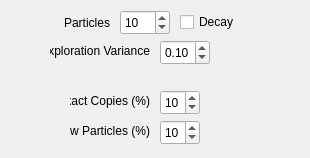
<?xml version="1.0" encoding="UTF-8"?>
<ui version="4.0">
 <class>ParametersParticleFilters</class>
 <widget class="QWidget" name="ParametersParticleFilters">
  <property name="geometry">
   <rect>
    <x>0</x>
    <y>0</y>
    <width>310</width>
    <height>158</height>
   </rect>
  </property>
  <property name="windowTitle">
   <string>Form</string>
  </property>
  <widget class="QDoubleSpinBox" name="varianceSpin">
   <property name="geometry">
    <rect>
     <x>160</x>
     <y>40</y>
     <width>50</width>
     <height>25</height>
    </rect>
   </property>
   <property name="font">
    <font>
     <pointsize>9</pointsize>
    </font>
   </property>
   <property name="toolTip">
    <string>&lt;!DOCTYPE HTML PUBLIC &quot;-//W3C//DTD HTML 4.0//EN&quot; &quot;http://www.w3.org/TR/REC-html40/strict.dtd&quot;&gt;
&lt;html&gt;&lt;head&gt;&lt;meta name=&quot;qrichtext&quot; content=&quot;1&quot; /&gt;&lt;style type=&quot;text/css&quot;&gt;
p, li { white-space: pre-wrap; }
&lt;/style&gt;&lt;/head&gt;&lt;body style=&quot; font-family:'Lucida Grande'; font-size:9pt; font-weight:400; font-style:normal;&quot;&gt;
&lt;p style=&quot; margin-top:0px; margin-bottom:0px; margin-left:0px; margin-right:0px; -qt-block-indent:0; text-indent:0px;&quot;&gt;Amount of exploration that each particle does at every iteration&lt;/p&gt;&lt;/body&gt;&lt;/html&gt;</string>
   </property>
   <property name="minimum">
    <double>0.010000000000000</double>
   </property>
   <property name="maximum">
    <double>999.000000000000000</double>
   </property>
   <property name="singleStep">
    <double>0.050000000000000</double>
   </property>
   <property name="value">
    <double>0.100000000000000</double>
   </property>
  </widget>
  <widget class="QLabel" name="varianceLabel">
   <property name="geometry">
    <rect>
     <x>50</x>
     <y>40</y>
     <width>100</width>
     <height>21</height>
    </rect>
   </property>
   <property name="font">
    <font>
     <pointsize>9</pointsize>
    </font>
   </property>
   <property name="text">
    <string>Exploration Variance</string>
   </property>
   <property name="alignment">
    <set>Qt::AlignRight|Qt::AlignTrailing|Qt::AlignVCenter</set>
   </property>
  </widget>
  <widget class="QSpinBox" name="countSpin">
   <property name="geometry">
    <rect>
     <x>120</x>
     <y>10</y>
     <width>50</width>
     <height>25</height>
    </rect>
   </property>
   <property name="font">
    <font>
     <pointsize>9</pointsize>
    </font>
   </property>
   <property name="toolTip">
    <string>&lt;!DOCTYPE HTML PUBLIC &quot;-//W3C//DTD HTML 4.0//EN&quot; &quot;http://www.w3.org/TR/REC-html40/strict.dtd&quot;&gt;
&lt;html&gt;&lt;head&gt;&lt;meta name=&quot;qrichtext&quot; content=&quot;1&quot; /&gt;&lt;style type=&quot;text/css&quot;&gt;
p, li { white-space: pre-wrap; }
&lt;/style&gt;&lt;/head&gt;&lt;body style=&quot; font-family:'Lucida Grande'; font-size:9pt; font-weight:400; font-style:normal;&quot;&gt;
&lt;p style=&quot; margin-top:0px; margin-bottom:0px; margin-left:0px; margin-right:0px; -qt-block-indent:0; text-indent:0px;&quot;&gt;Number of particles at any given time&lt;/p&gt;&lt;/body&gt;&lt;/html&gt;</string>
   </property>
   <property name="minimum">
    <number>1</number>
   </property>
   <property name="maximum">
    <number>9999999</number>
   </property>
   <property name="value">
    <number>10</number>
   </property>
  </widget>
  <widget class="QLabel" name="countLabel">
   <property name="geometry">
    <rect>
     <x>60</x>
     <y>13</y>
     <width>50</width>
     <height>20</height>
    </rect>
   </property>
   <property name="font">
    <font>
     <pointsize>9</pointsize>
    </font>
   </property>
   <property name="text">
    <string>Particles</string>
   </property>
   <property name="alignment">
    <set>Qt::AlignRight|Qt::AlignTrailing|Qt::AlignVCenter</set>
   </property>
  </widget>
  <widget class="QDoubleSpinBox" name="newParticlesSpin">
   <property name="geometry">
    <rect>
     <x>160</x>
     <y>120</y>
     <width>40</width>
     <height>25</height>
    </rect>
   </property>
   <property name="font">
    <font>
     <pointsize>9</pointsize>
    </font>
   </property>
   <property name="toolTip">
    <string>&lt;!DOCTYPE HTML PUBLIC &quot;-//W3C//DTD HTML 4.0//EN&quot; &quot;http://www.w3.org/TR/REC-html40/strict.dtd&quot;&gt;
&lt;html&gt;&lt;head&gt;&lt;meta name=&quot;qrichtext&quot; content=&quot;1&quot; /&gt;&lt;style type=&quot;text/css&quot;&gt;
p, li { white-space: pre-wrap; }
&lt;/style&gt;&lt;/head&gt;&lt;body style=&quot; font-family:'Lucida Grande'; font-size:9pt; font-weight:400; font-style:normal;&quot;&gt;
&lt;p style=&quot; margin-top:0px; margin-bottom:0px; margin-left:0px; margin-right:0px; -qt-block-indent:0; text-indent:0px;&quot;&gt;Percentage of particles that are regenerated randomly at each iteration&lt;/p&gt;&lt;/body&gt;&lt;/html&gt;</string>
   </property>
   <property name="decimals">
    <number>0</number>
   </property>
   <property name="minimum">
    <double>1.000000000000000</double>
   </property>
   <property name="maximum">
    <double>100.000000000000000</double>
   </property>
   <property name="singleStep">
    <double>10.000000000000000</double>
   </property>
   <property name="value">
    <double>10.000000000000000</double>
   </property>
  </widget>
  <widget class="QLabel" name="varianceLabel_2">
   <property name="geometry">
    <rect>
     <x>70</x>
     <y>120</y>
     <width>80</width>
     <height>21</height>
    </rect>
   </property>
   <property name="font">
    <font>
     <pointsize>9</pointsize>
    </font>
   </property>
   <property name="text">
    <string>New Particles (%)</string>
   </property>
   <property name="alignment">
    <set>Qt::AlignRight|Qt::AlignTrailing|Qt::AlignVCenter</set>
   </property>
  </widget>
  <widget class="QLabel" name="varianceLabel_3">
   <property name="geometry">
    <rect>
     <x>70</x>
     <y>90</y>
     <width>80</width>
     <height>21</height>
    </rect>
   </property>
   <property name="font">
    <font>
     <pointsize>9</pointsize>
    </font>
   </property>
   <property name="text">
    <string>Exact Copies (%)</string>
   </property>
   <property name="alignment">
    <set>Qt::AlignRight|Qt::AlignTrailing|Qt::AlignVCenter</set>
   </property>
  </widget>
  <widget class="QDoubleSpinBox" name="copiesSpin">
   <property name="geometry">
    <rect>
     <x>160</x>
     <y>90</y>
     <width>40</width>
     <height>25</height>
    </rect>
   </property>
   <property name="font">
    <font>
     <pointsize>9</pointsize>
    </font>
   </property>
   <property name="toolTip">
    <string>&lt;!DOCTYPE HTML PUBLIC &quot;-//W3C//DTD HTML 4.0//EN&quot; &quot;http://www.w3.org/TR/REC-html40/strict.dtd&quot;&gt;
&lt;html&gt;&lt;head&gt;&lt;meta name=&quot;qrichtext&quot; content=&quot;1&quot; /&gt;&lt;style type=&quot;text/css&quot;&gt;
p, li { white-space: pre-wrap; }
&lt;/style&gt;&lt;/head&gt;&lt;body style=&quot; font-family:'Lucida Grande'; font-size:9pt; font-weight:400; font-style:normal;&quot;&gt;
&lt;p style=&quot; margin-top:0px; margin-bottom:0px; margin-left:0px; margin-right:0px; -qt-block-indent:0; text-indent:0px;&quot;&gt;Percentage of particles to be copied exactly (best particles first)&lt;/p&gt;&lt;/body&gt;&lt;/html&gt;</string>
   </property>
   <property name="decimals">
    <number>0</number>
   </property>
   <property name="minimum">
    <double>1.000000000000000</double>
   </property>
   <property name="maximum">
    <double>100.000000000000000</double>
   </property>
   <property name="singleStep">
    <double>10.000000000000000</double>
   </property>
   <property name="value">
    <double>10.000000000000000</double>
   </property>
  </widget>
  <widget class="QCheckBox" name="adaptiveCheck">
   <property name="geometry">
    <rect>
     <x>180</x>
     <y>12</y>
     <width>70</width>
     <height>20</height>
    </rect>
   </property>
   <property name="font">
    <font>
     <pointsize>9</pointsize>
    </font>
   </property>
   <property name="toolTip">
    <string>&lt;!DOCTYPE HTML PUBLIC &quot;-//W3C//DTD HTML 4.0//EN&quot; &quot;http://www.w3.org/TR/REC-html40/strict.dtd&quot;&gt;
&lt;html&gt;&lt;head&gt;&lt;meta name=&quot;qrichtext&quot; content=&quot;1&quot; /&gt;&lt;style type=&quot;text/css&quot;&gt;
p, li { white-space: pre-wrap; }
&lt;/style&gt;&lt;/head&gt;&lt;body style=&quot; font-family:'Lucida Grande'; font-size:9pt; font-weight:400; font-style:normal;&quot;&gt;
&lt;p style=&quot; margin-top:0px; margin-bottom:0px; margin-left:0px; margin-right:0px; -qt-block-indent:0; text-indent:0px;&quot;&gt;If checked, apply decay to particle weights at every iteration&lt;/p&gt;
&lt;p style=&quot; margin-top:0px; margin-bottom:0px; margin-left:0px; margin-right:0px; -qt-block-indent:0; text-indent:0px;&quot;&gt;otherwise, weights are always re-initialized&lt;/p&gt;&lt;/body&gt;&lt;/html&gt;</string>
   </property>
   <property name="text">
    <string>Decay</string>
   </property>
  </widget>
 </widget>
 <resources/>
 <connections/>
</ui>
